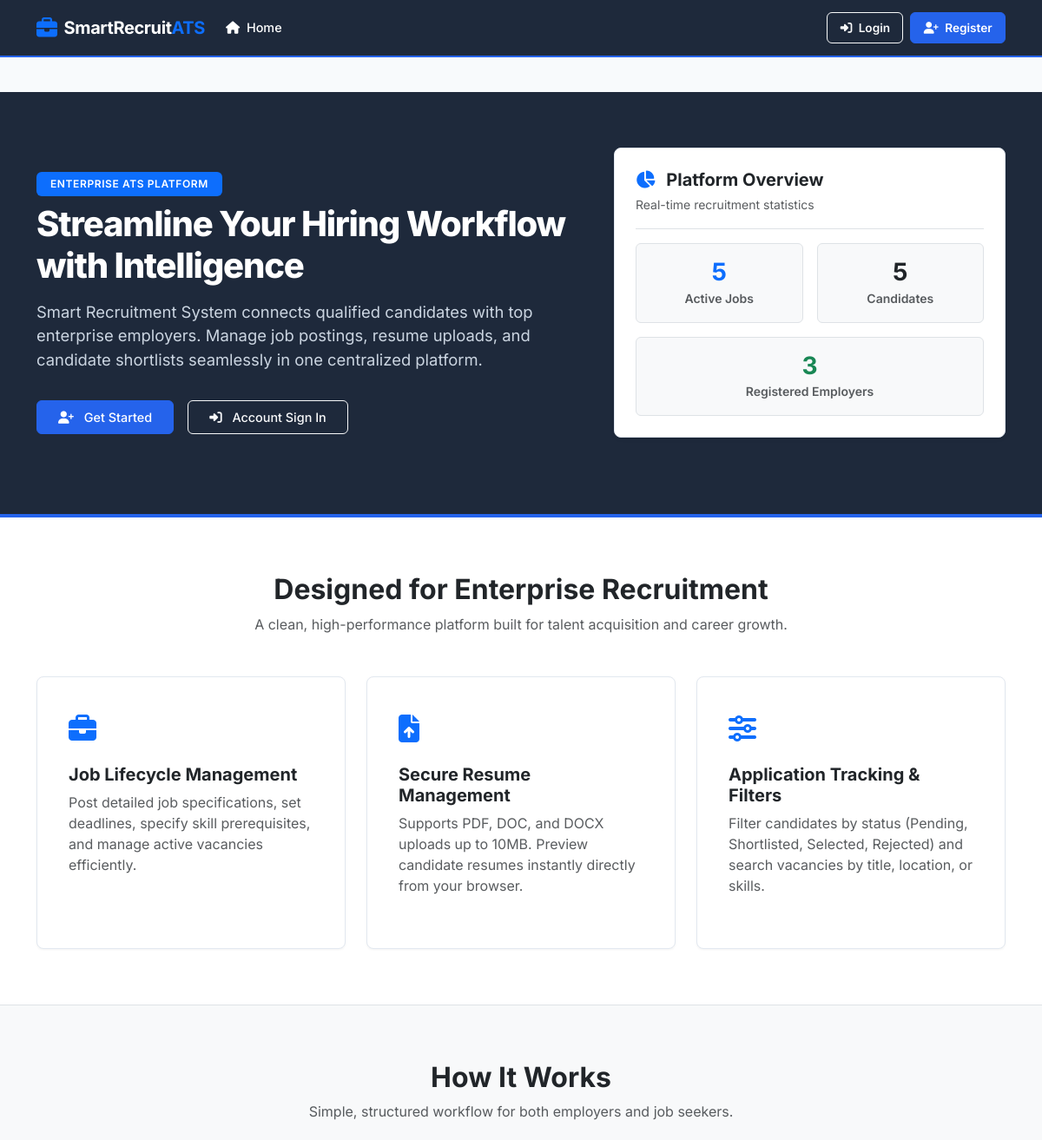
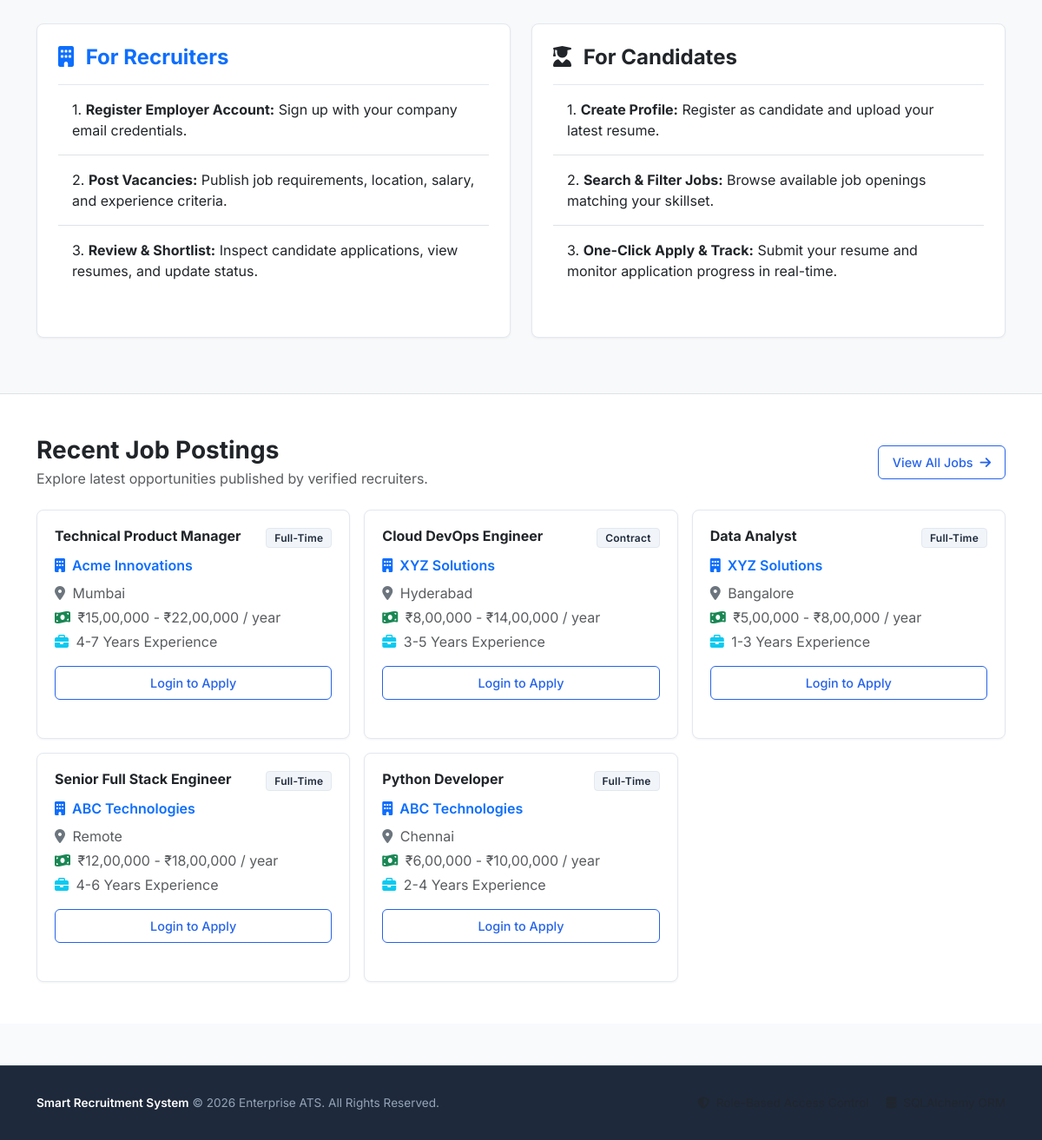
The page / on the database its author committed (2 pictures, top to bottom).
### models.py (models this page shows, shortened)
class Job(db.Model):
    __tablename__ = 'jobs'
    id = db.Column(db.Integer, primary_key=True)
    recruiter_id = db.Column(db.Integer, db.ForeignKey('users.id', ondelete='CASCADE'), nullable=False)
    title = db.Column(db.String(150), nullable=False)
    company = db.Column(db.String(150), nullable=False)
    location = db.Column(db.String(100), nullable=False)
    employment_type = db.Column(db.String(50), nullable=False)  # e.g., Full-time, Part-time, Contract, Remote, Internship
    salary = db.Column(db.String(100), nullable=False)
    experience = db.Column(db.String(50), nullable=False)
    skills = db.Column(db.Text, nullable=False)
    description = db.Column(db.Text, nullable=False)
    last_date = db.Column(db.Date, nullable=False)
    openings = db.Column(db.Integer, default=1, nullable=False)
    is_active = db.Column(db.Boolean, default=True, nullable=False)
    created_at = db.Column(db.DateTime, default=datetime.utcnow)
    applications = db.relationship('Application', backref='job', lazy=True, cascade="all, delete-orphan")

### routes.py (the view)
@main.route('/')
def home():
    if current_user.is_authenticated:
        return redirect(url_for('main.dashboard_redirect'))
    recent_jobs = Job.query.order_by(Job.created_at.desc()).limit(6).all()
    total_jobs = Job.query.count()
    total_recruiters = User.query.filter_by(role='recruiter').count()
    total_candidates = User.query.filter_by(role='candidate').count()
    return render_template('home.html',
                           recent_jobs=recent_jobs,
                           total_jobs=total_jobs,
                           total_recruiters=total_recruiters,
                           total_candidates=total_candidates)

### templates/home.html (shortened to what this page needs)
{% extends "base.html" %}
{% block content %}
<section class="hero-banner">
  <div class="container">
    <div class="row align-items-center">
      <div class="col-lg-7">
        <span class="badge bg-primary text-white mb-2 px-3 py-2 text-uppercase fw-semibold" style="letter-spacing: 0.05em;">Enterprise ATS Platform</span>
        <h1 class="hero-title">Streamline Your Hiring Workflow with Intelligence</h1>
        <p class="hero-subtitle">
          Smart Recruitment System connects qualified candidates with top enterprise employers. Manage job postings, resume uploads, and candidate shortlists seamlessly in one centralized platform.
        </p>
        <div class="d-flex flex-wrap gap-3">
          <a href="{{ url_for('main.register') }}" class="btn btn-primary btn-lg px-4">
            <i class="fa-solid fa-user-plus me-2"></i> Get Started
          </a>
          <a href="{{ url_for('main.login') }}" class="btn btn-outline-light btn-lg px-4">
            <i class="fa-solid fa-right-to-bracket me-2"></i> Account Sign In
          </a>
        </div>
      </div>
      <div class="col-lg-5 d-none d-lg-block">
        <div class="card card-corporate p-4 bg-white text-dark shadow-sm">
          <div class="border-bottom pb-3 mb-3">
            <h5 class="fw-bold text-dark mb-1"><i class="fa-solid fa-chart-pie text-primary me-2"></i> Platform Overview</h5>
            <small class="text-muted">Real-time recruitment statistics</small>
          </div>
          <div class="row g-3">
            <div class="col-6">
              <div class="p-3 bg-light rounded border text-center">
                <h3 class="fw-bold text-primary mb-0">{{ total_jobs }}</h3>
                <small class="text-muted fw-semibold">Active Jobs</small>
              </div>
            </div>
            <div class="col-6">
              <div class="p-3 bg-light rounded border text-center">
                <h3 class="fw-bold text-dark mb-0">{{ total_candidates }}</h3>
                <small class="text-muted fw-semibold">Candidates</small>
              </div>
            </div>
            <div class="col-12">
              <div class="p-3 bg-light rounded border text-center">
                <h3 class="fw-bold text-success mb-0">{{ total_recruiters }}</h3>
                <small class="text-muted fw-semibold">Registered Employers</small>
              </div>
            </div>
          </div>
        </div>
      </div>
    </div>
  </div>
</section>
<section class="py-5 bg-white">
  <div class="container py-3">
    <div class="text-center mb-5">
      <h2 class="fw-bold text-dark mb-2">Designed for Enterprise Recruitment</h2>
      <p class="text-muted fs-6">A clean, high-performance platform built for talent acquisition and career growth.</p>
    </div>
    <div class="row g-4">
      <div class="col-md-4">
        <div class="card card-corporate h-100 p-3">
          <div class="card-body">
            <div class="mb-3 text-primary fs-2">
              <i class="fa-solid fa-briefcase"></i>
            </div>
            <h5 class="fw-bold mb-2">Job Lifecycle Management</h5>
            <p class="text-muted fs-7 mb-0">Post detailed job specifications, set deadlines, specify skill prerequisites, and manage active vacancies efficiently.</p>
          </div>
        </div>
      </div>
      <div class="col-md-4">
        <div class="card card-corporate h-100 p-3">
          <div class="card-body">
            <div class="mb-3 text-primary fs-2">
              <i class="fa-solid fa-file-arrow-up"></i>
            </div>
            <h5 class="fw-bold mb-2">Secure Resume Management</h5>
            <p class="text-muted fs-7 mb-0">Supports PDF, DOC, and DOCX uploads up to 10MB. Preview candidate resumes instantly directly from your browser.</p>
          </div>
        </div>
      </div>
      <div class="col-md-4">
        <div class="card card-corporate h-100 p-3">
          <div class="card-body">
            <div class="mb-3 text-primary fs-2">
              <i class="fa-solid fa-sliders"></i>
            </div>
            <h5 class="fw-bold mb-2">Application Tracking & Filters</h5>
            <p class="text-muted fs-7 mb-0">Filter candidates by status (Pending, Shortlisted, Selected, Rejected) and search vacancies by title, location, or skills.</p>
          </div>
        </div>
      </div>
    </div>
  </div>
</section>
<section class="py-5 bg-light border-top border-bottom">
  <div class="container py-3">
    <div class="text-center mb-5">
      <h2 class="fw-bold text-dark mb-2">How It Works</h2>
      <p class="text-muted fs-6">Simple, structured workflow for both employers and job seekers.</p>
    </div>
    <div class="row g-4">
      <div class="col-lg-6">
        <div class="card card-corporate p-4 h-100">
          <h4 class="fw-bold text-primary mb-3"><i class="fa-solid fa-building me-2"></i> For Recruiters</h4>
          <ol class="list-group list-group-numbered list-group-flush">
            <li class="list-group-item bg-transparent py-3">
              <strong>Register Employer Account:</strong> Sign up with your company email credentials.
            </li>
            <li class="list-group-item bg-transparent py-3">
              <strong>Post Vacancies:</strong> Publish job requirements, location, salary, and experience criteria.
            </li>
            <li class="list-group-item bg-transparent py-3">
              <strong>Review & Shortlist:</strong> Inspect candidate applications, view resumes, and update status.
            </li>
          </ol>
        </div>
      </div>
      <div class="col-lg-6">
        <div class="card card-corporate p-4 h-100">
          <h4 class="fw-bold text-dark mb-3"><i class="fa-solid fa-user-graduate me-2"></i> For Candidates</h4>
          <ol class="list-group list-group-numbered list-group-flush">
            <li class="list-group-item bg-transparent py-3">
              <strong>Create Profile:</strong> Register as candidate and upload your latest resume.
            </li>
            <li class="list-group-item bg-transparent py-3">
              <strong>Search & Filter Jobs:</strong> Browse available job openings matching your skillset.
            </li>
            <li class="list-group-item bg-transparent py-3">
              <strong>One-Click Apply & Track:</strong> Submit your resume and monitor application progress in real-time.
            </li>
          </ol>
        </div>
      </div>
    </div>
  </div>
</section>
{% if recent_jobs %}
<section class="py-5 bg-white">
  <div class="container">
    <div class="d-flex justify-content-between align-items-center mb-4">
      <div>
        <h3 class="fw-bold text-dark mb-1">Recent Job Postings</h3>
        <p class="text-muted mb-0">Explore latest opportunities published by verified recruiters.</p>
      </div>
      <a href="{{ url_for('main.login') }}" class="btn btn-outline-primary">View All Jobs <i class="fa-solid fa-arrow-right ms-1"></i></a>
    </div>
    <div class="row g-3">
      {% for job in recent_jobs %}
      <div class="col-md-6 col-lg-4">
        <div class="card card-corporate h-100">
          <div class="card-body">
            <div class="d-flex justify-content-between align-items-start mb-2">
              <h5 class="fw-bold text-dark mb-0 fs-6">{{ job.title }}</h5>
              <span class="badge badge-status badge-job-type">{{ job.employment_type }}</span>
            </div>
            <p class="text-primary fw-semibold mb-2 fs-7"><i class="fa-solid fa-building me-1"></i> {{ job.company }}</p>
            <div class="mb-3 text-muted fs-7">
              <div class="mb-1"><i class="fa-solid fa-location-dot me-1 text-secondary"></i> {{ job.location }}</div>
              <div class="mb-1"><i class="fa-solid fa-money-bill-wave me-1 text-success"></i> {{ job.salary }}</div>
              <div><i class="fa-solid fa-briefcase me-1 text-info"></i> {{ job.experience }} Experience</div>
            </div>
            <a href="{{ url_for('main.login') }}" class="btn btn-sm btn-outline-primary w-100">Login to Apply</a>
          </div>
        </div>
      </div>
      {% endfor %}
    </div>
  </div>
</section>
{% endif %}
{% endblock %}

### static/css/custom.css (style rules this page uses)
:root { --primary-color: #2563EB; --primary-hover: #1D4ED8; --secondary-color: #1E293B; --secondary-hover: #0F172A; --success-color: #16A34A; --warning-color: #F59E0B; --danger-color: #DC2626; --info-color: #3B82F6; --bg-light: #F8FAFC; --card-bg: #FFFFFF; --border-color: #E2E8F0; --text-dark: #0F172A; --text-muted: #64748B; --text-light: #94A3B8; --font-family: 'Inter', -apple-system, BlinkMacSystemFont, 'Segoe UI', Roboto, sans-serif; --border-radius-sm: 4px; --border-radius: 6px; --border-radius-lg: 8px; }
body { font-family: var(--font-family); background-color: var(--bg-light); color: var(--text-dark); min-height: 100vh; display: flex; flex-direction: column; -webkit-font-smoothing: antialiased; }
.btn { border-radius: var(--border-radius); font-weight: 500; font-size: 0.9rem; padding: 0.5rem 1rem; transition: all 0.15s ease; }
.btn-primary { background-color: var(--primary-color); border-color: var(--primary-color); color: #FFFFFF; }
.btn-outline-primary { color: var(--primary-color); border-color: var(--primary-color); }
.card-corporate { background: var(--card-bg); border: 1px solid var(--border-color); border-radius: var(--border-radius-lg); box-shadow: 0 1px 3px rgba(0, 0, 0, 0.05); margin-bottom: 1.5rem; }
.card-corporate .card-body { padding: 1.25rem; }
.badge-status { font-size: 0.75rem; font-weight: 600; padding: 0.35em 0.75em; border-radius: var(--border-radius-sm); letter-spacing: 0.02em; }
.badge-job-type { background-color: #F1F5F9; color: var(--secondary-color); border: 1px solid #E2E8F0; }
.hero-banner { background-color: var(--secondary-color); color: #FFFFFF; padding: 4rem 0; border-bottom: 4px solid var(--primary-color); }
.hero-title { font-weight: 800; font-size: 2.5rem; letter-spacing: -0.03em; margin-bottom: 1rem; }
.hero-subtitle { color: #CBD5E1; font-size: 1.15rem; max-width: 650px; margin-bottom: 2rem; }

### rows shown on the page
Job: title "Technical Product Manager", employment_type "Full-Time", company "Acme Innovations", location "Mumbai", salary "₹15,00,000 - ₹22,00,000 / year", experience "4-7 Years"
Job: title "Cloud DevOps Engineer", employment_type "Contract", company "XYZ Solutions", location "Hyderabad", salary "₹8,00,000 - ₹14,00,000 / year", experience "3-5 Years"
Job: title "Data Analyst", employment_type "Full-Time", company "XYZ Solutions", location "Bangalore", salary "₹5,00,000 - ₹8,00,000 / year", experience "1-3 Years"
Job: title "Senior Full Stack Engineer", employment_type "Full-Time", company "ABC Technologies", location "Remote", salary "₹12,00,000 - ₹18,00,000 / year", experience "4-6 Years"
Job: title "Python Developer", employment_type "Full-Time", company "ABC Technologies", location "Chennai", salary "₹6,00,000 - ₹10,00,000 / year", experience "2-4 Years"

### other values the page prints
{{ total_jobs }} "5"
{{ total_candidates }} "5"
{{ total_recruiters }} "3"
